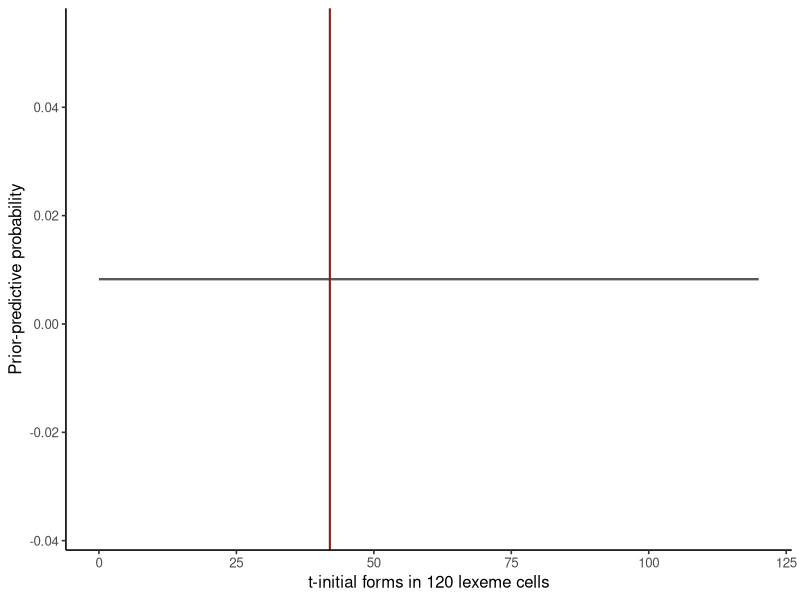

R code for this plot:
## ---- chunk 1
#| label: load-unimorph-prior-predictive
library(ggplot2)

sample_120 <- read.csv(
  "data/unimorph-turkish/verb-past-sample-120.csv",
  stringsAsFactors = FALSE
)
m <- nrow(sample_120)
observed_k <- sum(sample_120$t_initial)
unit_count <- 1L
alpha <- unit_count
beta <- unit_count
support <- 0:m

prior_mass <- exp(
  lchoose(m, support) +
    lbeta(support + alpha, m - support + beta) -
    lbeta(alpha, beta)
)
prior_predictive <- data.frame(count = support, probability = prior_mass)

prior_mean <- m * alpha / (alpha + beta)
prior_variance <- m * alpha * beta * (alpha + beta + m) /
  ((alpha + beta)^2 * (alpha + beta + 1))

stopifnot(
  m == 120L, observed_k == 42L,
  abs(sum(prior_predictive$probability) - 1) < 1e-12
)
data.frame(m, observed_k, prior_mean, prior_variance)
## ---- chunk 2
#| label: plot-unimorph-prior-predictive
#| fig-cap: "exchangeable Bernoulli superpopulation model prior-predictive mass for a 120-cell independent block. The line marks the count in the committed sample; it is shown only as an observed reference."
ggplot(prior_predictive, aes(count, probability)) +
  geom_line(color = "grey35", linewidth = 0.8) +
  geom_vline(xintercept = observed_k, color = "#8B1A1A", linewidth = 0.7) +
  labs(x = "t-initial forms in 120 lexeme cells", y = "Prior-predictive probability") +
  theme_classic(base_size = 12)
## ---- chunk 3
#| label: simulate-unimorph-prior-predictive
set.seed(2026101801)
simulation_count <- 40000L
theta_prior <- rbeta(simulation_count, alpha, beta)
k_prior <- rbinom(simulation_count, size = m, prob = theta_prior)

stopifnot(abs(mean(k_prior) - prior_mean) < .5)
c(simulated_mean = mean(k_prior), analytic_mean = prior_mean,
  simulated_variance = var(k_prior), analytic_variance = prior_variance)
